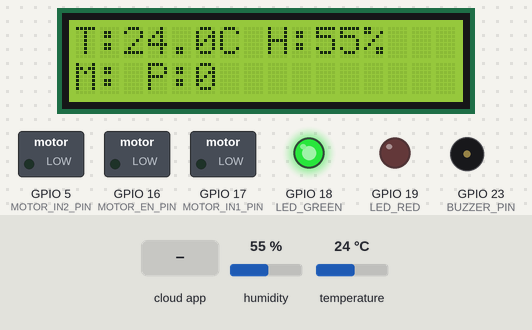
Recording of a sketch running on a simulated ESP32. Parts: 16×2 character LCD, switched loads named in the sketch (green lamp = pin HIGH), output pins drawn as LEDs (lit = HIGH), buzzer (waves = sounding, pin HIGH). The inputs (shaded band) are chosen by the test bench; at power-on: humidity 55 %, temperature 24 °C. WiFi joins after 1.5 s; servers stay silent unless stated; the Firebase database answers and starts empty; what the sketch prints to the serial monitor is not drawn.

Above: at 5.3 s.
5.4 s: the phone or cloud app sets mode to low
At 7.6 s:
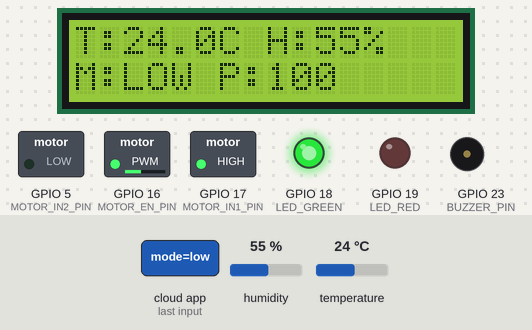
8.2 s: the phone or cloud app sets mode to mid
At 9.9 s:
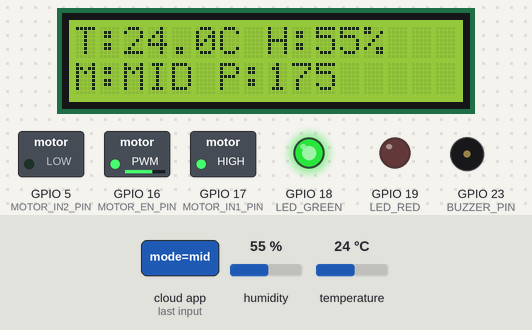
10.2 s: the phone or cloud app sets mode to high
At 11.9 s:
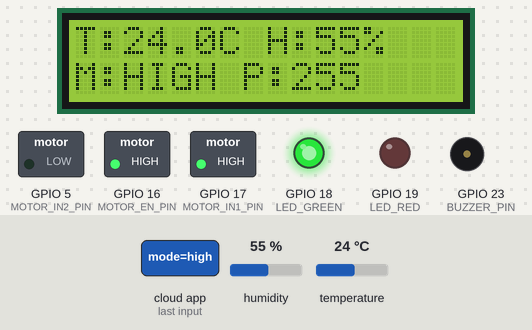
12.2 s: the phone or cloud app sets mode to off
At 13.9 s:
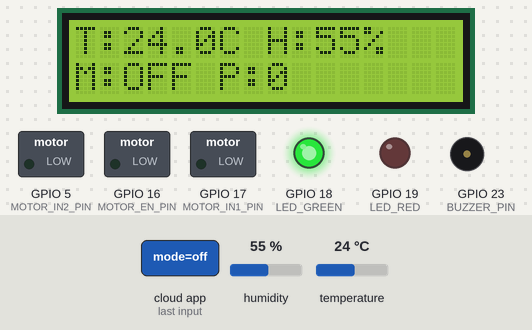
14.2 s: the phone or cloud app sets mode to auto
At 15.9 s:
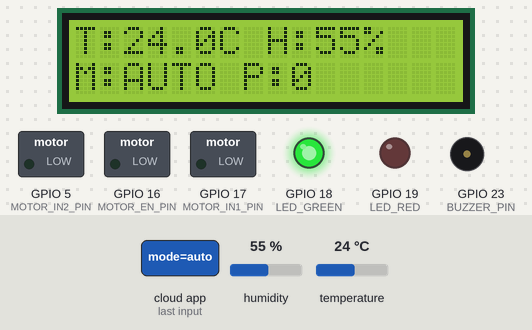
16.2 s: the phone or cloud app sets mode to ai
At 17.9 s:
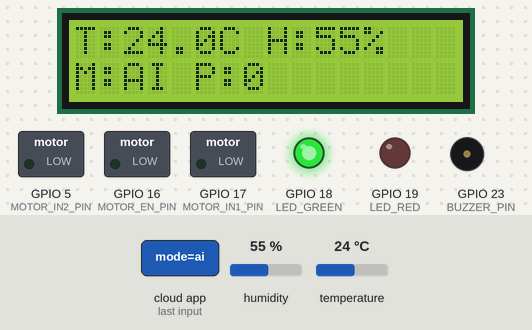
Timing chart, 0 to 19.4 s (numbered marks = the images above; inputs shaded):
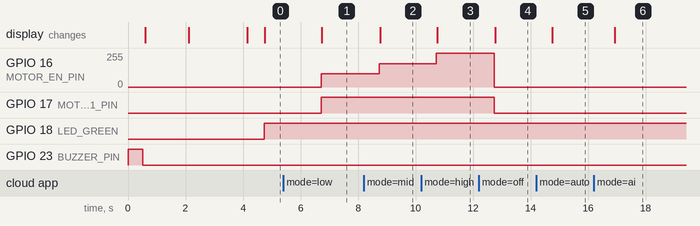

The sketch:

IOT_pbl_smartcooling.ino
```cpp
/*
 * IoT Thermal Monitoring System - V4 (ULTIMATE FIX)
 * FIXED: L298N PWM Frequency changed to 1000Hz for HW-095 compatibility.
 * ADDED: Diagnostic Boot Beep to prove ESP32 is alive.
 * LOWERED: Overheat threshold to 32C for easy testing.
 */

#include <WiFi.h>
#include <Firebase_ESP_Client.h>
#include <DHT.h>
#include <Wire.h>
#include <LiquidCrystal_I2C.h>
#include "addons/TokenHelper.h"
#include "addons/RTDBHelper.h"

// Wi-Fi Credentials
#define WIFI_SSID "SW"
#define WIFI_PASSWORD "12345678"

// Firebase Configuration
#define FIREBASE_HOST "temperaturectrl-default-rtdb.asia-southeast1.firebasedatabase.app"
#define API_KEY "AIzaSyBv6RvYUwO2r5KMwarh_kSRmqK-f59XNtE"

// ESP32 Pin Definitions
#define DHTPIN 4
#define DHTTYPE DHT11    // Blue Sensor
#define MOTOR_EN_PIN 16  // HW-095 ENA (PWM Speed)
#define MOTOR_IN1_PIN 17 // HW-095 IN1 (Forward)
#define MOTOR_IN2_PIN 5  // HW-095 IN2 (Reverse/Ground)
#define LED_GREEN 18
#define LED_RED 19
#define BUZZER_PIN 23

// L298N Hardware PWM Properties (MUST BE SLOW ~1000Hz for L298N to work)
const int pwmFreq = 1000;
const int pwmChannel = 0;
const int pwmResolution = 8; // 0-255

// Objects
DHT dht(DHTPIN, DHTTYPE);
// REVERTED: 0x3F caused a system hang. Your HW-61 uses the standard 0x27!
LiquidCrystal_I2C lcd(0x27, 16, 2);
FirebaseData fbdo;
FirebaseAuth auth;
FirebaseConfig config;

unsigned long previousMillis = 0;
unsigned long previousWiFiMillis = 0;
const long interval = 2000;
String currentMode = "off";
int currentFanSpeed = 0;
bool sensorError = false;

void setup() {
  Serial.begin(115200);
  Serial.println("\n\n=== SYSTEM BOOTING ===");

  // --- NEW: I2C Scanner for HW-61 Debugging ---
  Wire.begin(21, 22);
  Serial.println("Scanning I2C bus for HW-61 LCD...");
  int nDevices = 0;
  for(byte address = 1; address < 127; address++ ) {
    Wire.beginTransmission(address);
    if (Wire.endTransmission() == 0) {
      Serial.print("SUCCESS: I2C device (HW-61) found at address 0x");
      if (address < 16) Serial.print("0");
      Serial.println(address, HEX);
      nDevices++;
    }
  }
  if (nDevices == 0) Serial.println("ERROR: No I2C devices found! Check LCD SDA(21)/SCL(22) wiring.");

  // Initialize Output Pins
  pinMode(MOTOR_IN1_PIN, OUTPUT);
  pinMode(MOTOR_IN2_PIN, OUTPUT);
  pinMode(LED_GREEN, OUTPUT);
  pinMode(LED_RED, OUTPUT);
  pinMode(BUZZER_PIN, OUTPUT);

  // 1. DIAGNOSTIC BEEP (If you don't hear this, board is not running!)
  digitalWrite(BUZZER_PIN, HIGH);
  delay(500);
  digitalWrite(BUZZER_PIN, LOW);
  Serial.println("Diagnostic Beep completed.");

  // 2. Initialize Motor to OFF securely
  digitalWrite(MOTOR_IN1_PIN, LOW);
  digitalWrite(MOTOR_IN2_PIN, LOW); // IN2 must be LOW for forward spin
  ledcSetup(pwmChannel, pwmFreq, pwmResolution);
  ledcAttachPin(MOTOR_EN_PIN, pwmChannel);
  ledcWrite(pwmChannel, 0);

  // 3. Initialize LCD
  Serial.println("Initializing LCD...");
  // Wire.begin(21, 22);  <- Moved to the top for the scanner
  lcd.init();
  lcd.backlight();
  lcd.setCursor(0, 0);
  lcd.print("System Booting..");
  Serial.println("LCD Initialized.");

  // 4. WiFi Connection
  Serial.print("Connecting to WiFi ");
  WiFi.begin(WIFI_SSID, WIFI_PASSWORD);
  int wifiAttempts = 0;
  while (WiFi.status() != WL_CONNECTED && wifiAttempts < 20) {
    delay(500);
    Serial.print(".");
    wifiAttempts++;
  }

  if(WiFi.status() == WL_CONNECTED) {
    Serial.println("\nWiFi Connected! IP: " + WiFi.localIP().toString());
    lcd.clear();
    lcd.print("WiFi Connected!");
  } else {
    Serial.println("\nWiFi Failed! Running offline mode.");
    lcd.clear();
    lcd.print("WiFi Failed!");
  }

  // 5. Firebase Setup
  Serial.println("Initializing Firebase...");
  config.api_key = API_KEY;
  config.database_url = FIREBASE_HOST;
  Firebase.signUp(&config, &auth, "", "");
  Firebase.begin(&config, &auth);
  Firebase.reconnectWiFi(true);
  Serial.println("Firebase Ready.");

  // 6. Sensor Init
  Serial.println("Warming up DHT11...");
  dht.begin();
  delay(2000);
  lcd.clear();

  Serial.println("=== SYSTEM RUNNING ===");
}

void loop() {
  unsigned long currentMillis = millis();

  // Reconnect WiFi if lost
  if (WiFi.status() != WL_CONNECTED) {
    if (currentMillis - previousWiFiMillis >= 10000) {
      WiFi.disconnect();
      WiFi.reconnect();
      previousWiFiMillis = currentMillis;
    }
  }

  // Main Logic Loop (Runs every 2 seconds)
  if (currentMillis - previousMillis >= interval) {
    previousMillis = currentMillis;

    float humidity = dht.readHumidity();
    float temperature = dht.readTemperature();

    // Verify Sensor
    if (isnan(humidity) || isnan(temperature)) {
      sensorError = true;
      temperature = 0.0;
      humidity = 0.0;
    } else {
      sensorError = false;
    }

    // Firebase Sync
    if (Firebase.ready()) {
      Firebase.RTDB.setBool(&fbdo, "/sensor/error", sensorError);
      if (!sensorError) {
        Firebase.RTDB.setFloat(&fbdo, "/sensor/temperature", temperature);
        Firebase.RTDB.setFloat(&fbdo, "/sensor/humidity", humidity);
      }
      if (Firebase.RTDB.getString(&fbdo, "/control/mode")) {
        currentMode = fbdo.stringData();
      }
    }

    // Execute Hardware
    executeCoolingLogic(temperature, currentMode, sensorError);
    executeSafetyAlerts(temperature, sensorError);
    updateLCD(temperature, humidity, sensorError);
  }
}

void executeCoolingLogic(float temp, String mode, bool hasError) {
  int targetPwm = 0;

  // Manual Controls (Works even if sensor is broken)
  if (mode == "off") targetPwm = 0;
  else if (mode == "low") targetPwm = 100;
  else if (mode == "mid") targetPwm = 175;
  else if (mode == "high") targetPwm = 255;

  // Auto Controls
  else if (mode == "auto") {
    if (hasError) targetPwm = 0;
    else if (temp < 25.0) targetPwm = 0;
    else if (temp >= 25.0 && temp < 28.0) targetPwm = 120;
    else if (temp >= 28.0 && temp < 31.0) targetPwm = 180;
    else targetPwm = 255;
  }
  else if (mode == "ai") {
    if (hasError) targetPwm = 0;
    else if (Firebase.RTDB.getInt(&fbdo, "/control/fanSpeed")) {
      targetPwm = fbdo.intData();
    }
  }

  targetPwm = constrain(targetPwm, 0, 255);
  currentFanSpeed = targetPwm;

  // HW-095 Motor Execution
  digitalWrite(MOTOR_IN2_PIN, LOW); // Always LOW for forward motion

  if (targetPwm > 0) {
    digitalWrite(MOTOR_IN1_PIN, HIGH);
    ledcWrite(pwmChannel, targetPwm);
  } else {
    digitalWrite(MOTOR_IN1_PIN, LOW);
    ledcWrite(pwmChannel, 0);
  }
}

void executeSafetyAlerts(float temp, bool hasError) {
  if (hasError) {
    digitalWrite(LED_RED, (millis() / 500) % 2); // Fast Blink
    digitalWrite(LED_GREEN, LOW);
    digitalWrite(BUZZER_PIN, LOW);
    return;
  }

  // LOWERED THRESHOLDS FOR EASIER TESTING
  if (temp >= 32.0) { // OVERHEAT (Was 35)
    digitalWrite(LED_RED, HIGH);
    digitalWrite(LED_GREEN, LOW);
    digitalWrite(BUZZER_PIN, HIGH); // Continuous Beep!
  } else if (temp >= 30.0) { // WARNING
    digitalWrite(LED_RED, HIGH);
    digitalWrite(LED_GREEN, LOW);
    digitalWrite(BUZZER_PIN, LOW);
  } else { // NORMAL
    digitalWrite(LED_RED, LOW);
    digitalWrite(LED_GREEN, HIGH);
    digitalWrite(BUZZER_PIN, LOW);
  }
}

void updateLCD(float temp, float hum, bool hasError) {
  lcd.setCursor(0, 0);

  if (hasError) {
    lcd.print("T:ERR  H:ERR    ");
    Serial.println("\n[ERROR] DHT11 SENSOR NOT DETECTED!");
  } else {
    lcd.print("T:");
    lcd.print(temp, 1);
    lcd.print("C H:");
    lcd.print(hum, 0);
    lcd.print("%  ");
  }

  lcd.setCursor(0, 1);
  String modeStr = currentMode;
  modeStr.toUpperCase();
  lcd.print("M:");
  lcd.print(modeStr.substring(0,4));
  lcd.print(" P:");
  lcd.print(currentFanSpeed);
  lcd.print("   ");

  // Live Serial Output
  Serial.println("\n--- LIVE DATA ---");
  Serial.print("Temp: "); Serial.print(temp, 1); Serial.println("C");
  Serial.print("Hum : "); Serial.print(hum, 0); Serial.println("%");
  Serial.print("Mode: "); Serial.println(modeStr);
  Serial.print("PWM : "); Serial.println(currentFanSpeed);
}
```

Measured:
- after the input at 5.4 s, GPIO 16 (MOTOR_EN_PIN): 0/255 → 100/255 after 1.3 s; GPIO 17 (MOTOR_IN1_PIN): LOW → HIGH after 1.3 s; the display: changes after 1.3 s (image 1)
- after the input at 8.2 s, GPIO 16 (MOTOR_EN_PIN): 100/255 → 174/255 after 0.54 s; the display: changes after 0.57 s (image 2)
- after the input at 10.2 s, GPIO 16 (MOTOR_EN_PIN): 174/255 → 255/255 after 0.52 s; the display: changes after 0.54 s (image 3)
- after the input at 12.2 s, GPIO 16 (MOTOR_EN_PIN): 255/255 → 0/255 after 0.54 s; GPIO 17 (MOTOR_IN1_PIN): HIGH → LOW after 0.54 s; the display: changes after 0.57 s (image 4)
- after the input at 14.2 s, the display: changes after 0.54 s (image 5)
- after the input at 16.2 s, the display: changes after 0.71 s (image 6)
